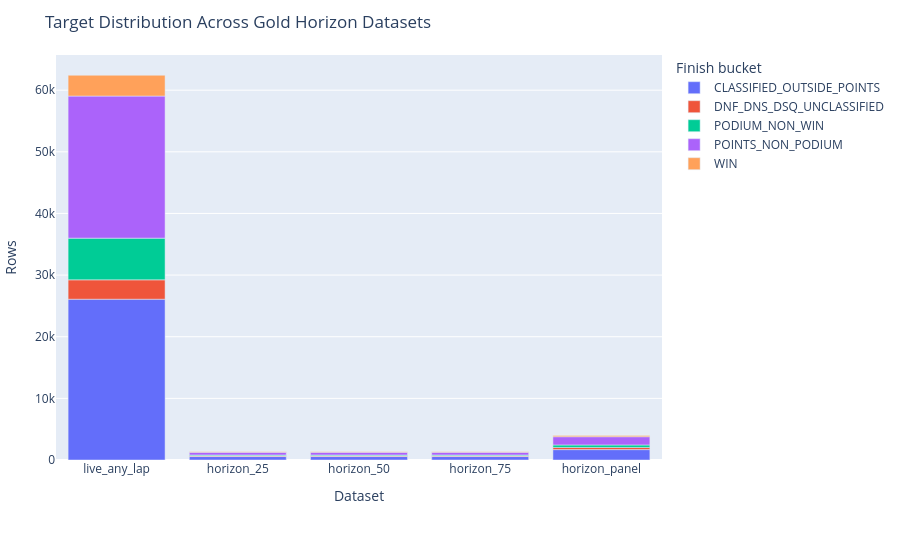

The cell this chart's notebook holds for it:
### Markdown cell above
## Target Balance by Horizon

Class balance should be stable across fixed horizons because the target is a
driver-session outcome. Material drift here would suggest horizon selection is
dropping a non-random subset of drivers.

### Code cell
dist_rows = []
for name, meta in training_contract["datasets"].items():
    path = ROOT / meta["artifact"]
    df = pd.read_parquet(path)
    if "target_finish_bucket_label" not in df.columns:
        continue
    counts = df.groupby("target_finish_bucket_label").size().rename("rows").reset_index()
    counts["dataset"] = name
    counts["pct"] = (counts["rows"] / counts["rows"].sum() * 100).round(2)
    dist_rows.append(counts)
target_distribution = pd.concat(dist_rows, ignore_index=True)
target_distribution.to_csv(OUTPUT_TABLES / "horizon_target_distribution.csv", index=False)

fig = px.bar(
    target_distribution,
    x="dataset",
    y="rows",
    color="target_finish_bucket_label",
    title="Target Distribution Across Gold Horizon Datasets",
    labels={"dataset": "Dataset", "rows": "Rows", "target_finish_bucket_label": "Finish bucket"},
)
fig.update_layout(margin=dict(l=10, r=10, t=55, b=100))
save_chart(fig, "horizon_target_distribution")
fig.show()

display(target_distribution.sort_values(["dataset", "target_finish_bucket_label"]))

### Figure 1 — Plotly figure (JSON) as saved in the notebook; plotly's stock layout.template omitted (floating-point values rounded to 4 significant figures)
{"data": [{"hovertemplate": "Finish bucket=CLASSIFIED_OUTSIDE_POINTS<br>Dataset=%{x}<br>Rows=%{y}<extra></extra>", "legendgroup": "CLASSIFIED_OUTSIDE_POINTS", "marker": {"color": "#636efa", "pattern": {"shape": ""}}, "name": "CLASSIFIED_OUTSIDE_POINTS", "orientation": "v", "showlegend": true, "textposition": "auto", "type": "bar", "x": ["live_any_lap", "horizon_25", "horizon_50", "horizon_75", "horizon_panel"], "xaxis": "x", "y": [26087, 562, 562, 562, 1686], "yaxis": "y"}, {"hovertemplate": "Finish bucket=DNF_DNS_DSQ_UNCLASSIFIED<br>Dataset=%{x}<br>Rows=%{y}<extra></extra>", "legendgroup": "DNF_DNS_DSQ_UNCLASSIFIED", "marker": {"color": "#EF553B", "pattern": {"shape": ""}}, "name": "DNF_DNS_DSQ_UNCLASSIFIED", "orientation": "v", "showlegend": true, "textposition": "auto", "type": "bar", "x": ["live_any_lap", "horizon_25", "horizon_50", "horizon_75", "horizon_panel"], "xaxis": "x", "y": [3144, 116, 116, 116, 348], "yaxis": "y"}, {"hovertemplate": "Finish bucket=PODIUM_NON_WIN<br>Dataset=%{x}<br>Rows=%{y}<extra></extra>", "legendgroup": "PODIUM_NON_WIN", "marker": {"color": "#00cc96", "pattern": {"shape": ""}}, "name": "PODIUM_NON_WIN", "orientation": "v", "showlegend": true, "textposition": "auto", "type": "bar", "x": ["live_any_lap", "horizon_25", "horizon_50", "horizon_75", "horizon_panel"], "xaxis": "x", "y": [6762, 136, 136, 136, 408], "yaxis": "y"}, {"hovertemplate": "Finish bucket=POINTS_NON_PODIUM<br>Dataset=%{x}<br>Rows=%{y}<extra></extra>", "legendgroup": "POINTS_NON_PODIUM", "marker": {"color": "#ab63fa", "pattern": {"shape": ""}}, "name": "POINTS_NON_PODIUM", "orientation": "v", "showlegend": true, "textposition": "auto", "type": "bar", "x": ["live_any_lap", "horizon_25", "horizon_50", "horizon_75", "horizon_panel"], "xaxis": "x", "y": [23053, 446, 446, 446, 1338], "yaxis": "y"}, {"hovertemplate": "Finish bucket=WIN<br>Dataset=%{x}<br>Rows=%{y}<extra></extra>", "legendgroup": "WIN", "marker": {"color": "#FFA15A", "pattern": {"shape": ""}}, "name": "WIN", "orientation": "v", "showlegend": true, "textposition": "auto", "type": "bar", "x": ["live_any_lap", "horizon_25", "horizon_50", "horizon_75", "horizon_panel"], "xaxis": "x", "y": [3376, 68, 68, 68, 204], "yaxis": "y"}], "layout": {"barmode": "relative", "legend": {"title": {"text": "Finish bucket"}, "tracegroupgap": 0}, "margin": {"b": 100, "l": 10, "r": 10, "t": 55}, "title": {"text": "Target Distribution Across Gold Horizon Datasets"}, "xaxis": {"anchor": "y", "domain": [0.0, 1.0], "title": {"text": "Dataset"}}, "yaxis": {"anchor": "x", "domain": [0.0, 1.0], "title": {"text": "Rows"}}}}
